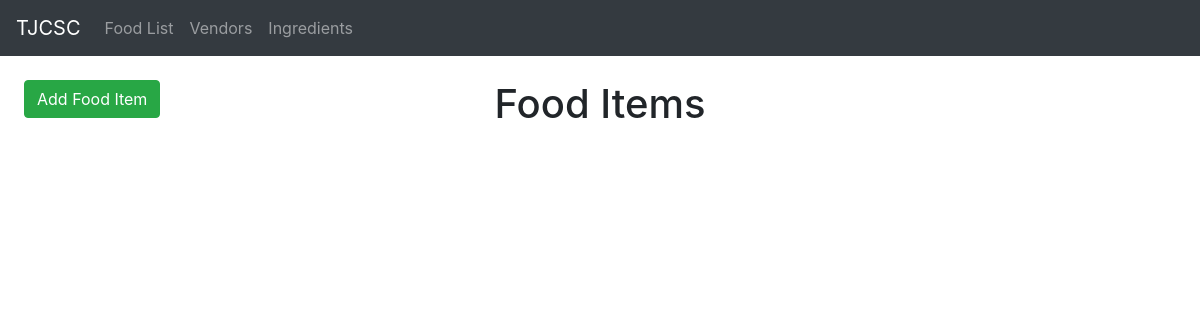
The app's page /, older data.
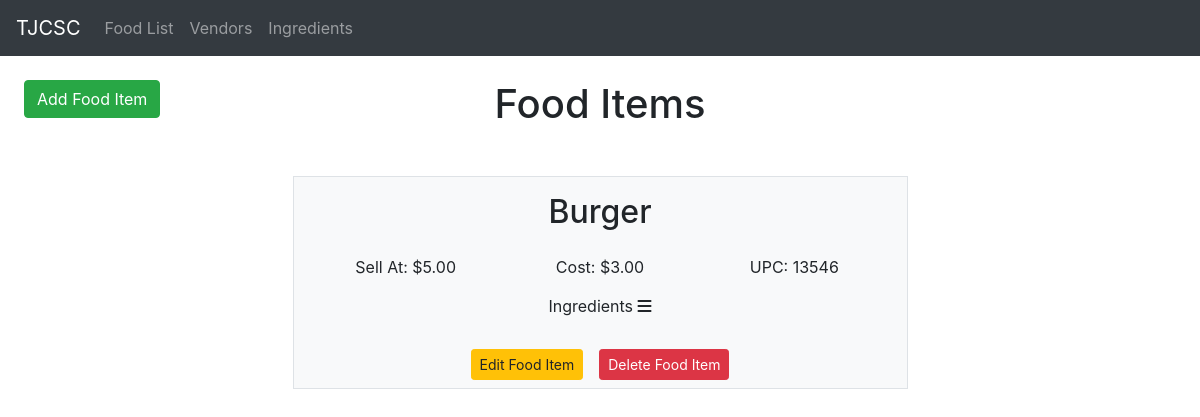
The same page, newer data.
### foodlist/models.py (models this page shows)
class FoodItem(models.Model):
    food_item_name = models.CharField(max_length=100)
    sell_at = models.DecimalField(default=0.00, max_digits=100, decimal_places=2)
    cost = models.DecimalField(default=0.00, max_digits=100, decimal_places=2)
    upc = models.IntegerField()
    ingredients = models.ManyToManyField(Ingredient, through='Recipes')

### foodlist/views.py (the view)
# urls.py: 2. Add a URL to urlpatterns:  path('', views.home, name='home')
def home(request):
    context = {
       'foods' : FoodItem.objects.all(),
       'recipes' : Recipes.objects.prefetch_related('ingredient_item', 'food_item').all()
    }
    return render(request, 'foodlist/home.html', context)

### foodlist/templates/foodlist/home.html (shortened to what this page needs)
{% extends "foodlist/base.html" %}
{% block content %}
<div class='container=fluid'>
    <div class='row mt-4'>
        <div class='col-2'>
            <a class='btn btn-success ml-4' href="{% url 'foodlist-create' %}">Add Food Item</a>
        </div>
        <div class='col-8 d-flex justify-content-center'>
            <h1 class='h1 mb-5'>Food Items</h1>
        </div>
    </div>
    {% for food in foods %}
    <div class='row d-flex justify-content-center'>
        <div class='col-6 bg bg-light border'>
            <div class='row'>
                <div class='col-12 d-flex justify-content-center mb-3 mt-3'>
                    <h2>{{ food.food_item_name }}</h2>
                </div>
            </div>
            <div class='row'>
                <div class='col-12 d-flex'>
                    <label class='col-4 text-center'>Sell At: ${{ food.sell_at }}</label>
                    <label class='col-4 text-center'>Cost: ${{ food.cost }} </label>
                    <label class='col-4 text-center'>UPC: {{ food.upc }} </label>
                </div>
            </div>
            <div class='row '>
                <div class="col-12 text-center">
                    <button class="btn mb-4" type="button" data-toggle="collapse" data-target="#{{food.food_item_name|truncatechars:3}}" aria-expanded="false" aria-controls="{{food.food_item_name|truncatechars:3}}">
                        Ingredients   <i class="fas fa-bars"></i>
                    </button>
                </div>
            </div>
            <div class='row'>
                <div class='col-12 d-flex mb-2 justify-content-center'>
                    <a class='btn btn-sm btn-warning mr-3' href="#">Edit Food Item</a>
                    <a class='btn btn-sm btn-danger' href="#">Delete Food Item</a>
                </div>
            </div>
        </div>
    </div>
    {% endfor %}
</div>
{% endblock %}

Row changes from the older to the newer data that the page shows:
added FoodItem: food_item_name "Burger", sell_at "5.00", cost "3.00", upc "13546"
